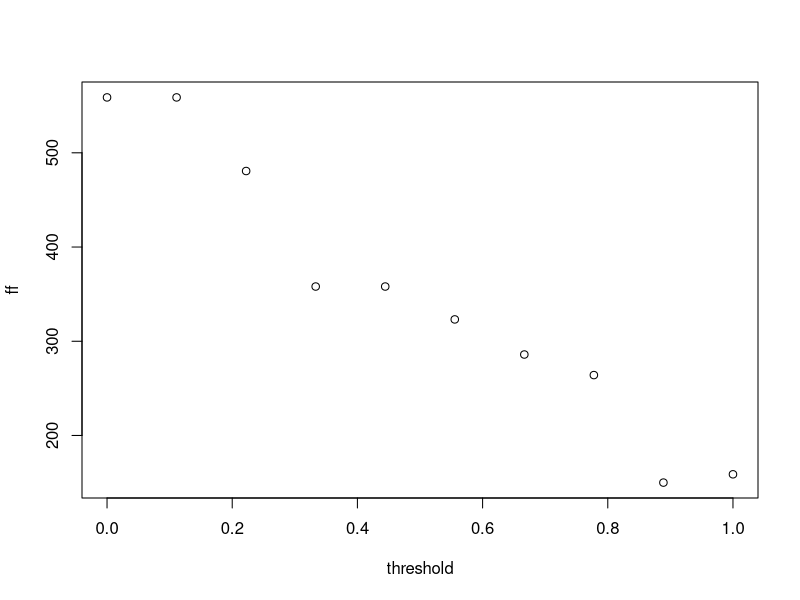

The R source for this figure:
#Single shot spatially-explicit HD game

#make sure R is clear of old variables
rm(list=ls())

#set the game in a function to pass parameters into the function
#so i think this lets you run the spatial_HD_game code but in a function
#just so you can change the variables more easily 

hd_sp_game=function(nd,c,rmn, threshold){
  
#set grids (of dimenson n by n) for the strategies, the resource distribution, 
#payoffs and hawk neighbourhood


grid=array(0,dim=c(nd,nd))
resource=array(0,dim=c(nd,nd))
payoff=array(0,dim=c(nd,nd))
htot=array(0,dim=c(nd,nd))

#use set.seed to fix random number generator
set.seed(100)

#set cost of contest
##Except we don't because you get it from function


#initialize the grid randomly with resource (with a mean of rmn)
##once again you don't because you get it from the function 


for(i in 1:nd){
    for(j in 1:nd){
      resource[i,j]=rpois(1,rmn)
    }
}

#initialize the grid randomly with hawks using a uniform random number 
#generator threshold and a conditional statement

##the threshold we already have from the function 

for(i in 1:nd){
  for(j in 1:nd){
    if(runif(1,0,1)>threshold) grid[i,j]=1.0 else grid[i,j]=0.0
  }
}

#set rules using conditional statements

for(i in 1:nd){
  for(j in 1:nd){
    
    # boundary conditions are periodic 
    
    am=0
    ap=0
    
    bm=0
    bp=0
    
    if(i-1==0) am=nd else am=i-1
    if(i+1>nd) ap=1 else ap=i+1
    
    if(j-1==0) bm=nd else bm=j-1
    if(j+1>nd) bp=1 else bp=j+1
    
     tmp=0.0
     if(grid[ap,j]==1) tmp=tmp+1.0
     if(grid[i,bp]==1) tmp=tmp+1.0
     if(grid[am,j]==1) tmp=tmp+1.0
     if(grid[i,bm]==1) tmp=tmp+1.0
     htot[i,j]=tmp
  }
}

#for each cell evaluate neighbourhood and return payoff

for(i in 1:nd){
  for(j in 1:nd){
    
    # boundary conditions are periodic 
    am=0
    ap=0
    
    bm=0
    bp=0
    
    if(i-1==0) am=nd else am=i-1
    if(i+1>nd) ap=1 else ap=i+1
    
    if(j-1==0) bm=nd else bm=j-1
    if(j+1>nd) bp=1 else bp=j+1
    
  
    #rules of the spatial game as conditional statements for a focal cell grid[i,j]
    
    if(grid[i,j]==0){# for a dove
      
      if(grid[ap,j]==0 && grid[am,j]==0 && grid[i,bp]==0 && grid[i,bm]==0) payoff[i,j]=resource[i,j]/5 #all neighbours are doves
      if(grid[ap,j]==1 || grid[am,j]==1 || grid[i,bp]==1 || grid[i,bm]==1) payoff[i,j]=0.0} #at least one neighbour is a hawk
    
    else{ #for a hawk
      
     if(grid[ap,j]==0 && grid[am,j]==0 && grid[i,bp]==0 && grid[i,bm]==0) payoff[i,j]=resource[i,j] #all neighbours are doves
     if(grid[ap,j]==1 && grid[am,j]==1 && grid[i,bp]==1 && grid[i,bm]==1) payoff[i,j]=c+resource[i,j]/5 #all neighbours are hawks
     if(grid[ap,j]==1 || grid[am,j]==1 || grid[i,bp]==1 || grid[i,bm]==1) payoff[i,j]=c+resource[i,j]/(htot[i,j]+1)} #some neighbours are hawks
     
     
  }
}

#function has to return a fitness value
#measures of fitness

#total fitness 
sum(payoff)

#average fitness 
#mean(payoff)

#variance in fitness 
#vp=sum((payoff-mean(payoff))^2/(nd*nd-1))
#vp

#coefficient of variation in fitness
#mean(payoff)/sqrt(vp)
}

ff=array(0,dim=c(10))
threshold=seq(0,1,length=10)

for(k in 1:10)
ff[k]=hd_sp_game(4,25,50,threshold[k])

plot(threshold,ff)

